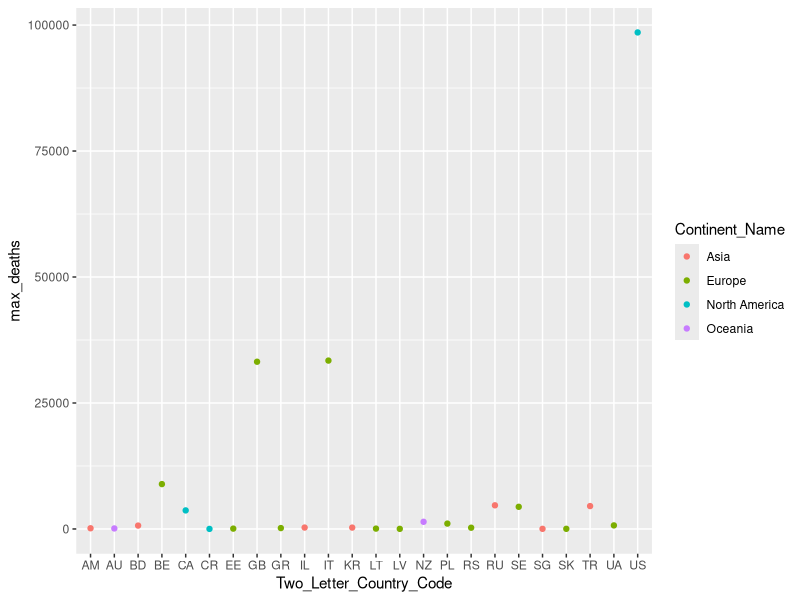

This figure's R source:
library(tidyverse)
library(ggplot2)

covid_df <- read_csv("COVIDTrends/covid19.csv")

dim(covid_df)

vector_cols <- colnames(covid_df)

vector_cols

head(covid_df)

glimpse(covid_df)

covid_df_all_states <- covid_df %>% 
                       filter(Province_State == "All States") %>% 
                       select(!Province_State)

covid_df_all_states_cumulative <- covid_df_all_states %>%
                                  select(Date,
                                         Continent_Name,
                                         Two_Letter_Country_Code,
                                         positive,
                                         hospitalized,
                                         recovered,
                                         death,
                                         total_tested)

covid_df_all_states_daily <- covid_df_all_states %>% 
                             select(Date,
                                    Country_Region,
                                    active,
                                    hospitalizedCurr,
                                    daily_tested,
                                    daily_positive)

covid_df_all_states_cumulative_max <- covid_df_all_states_cumulative %>% 
    group_by(Continent_Name, Two_Letter_Country_Code) %>% 
    summarize(max_deaths = max(death)) %>% 
    filter(max_deaths > 0)

covid_df_all_states_cumulative_max

ggplot(covid_df_all_states_cumulative_max,
       aes(x = Two_Letter_Country_Code,
           y = max_deaths,
           color = Continent_Name)) +
    geom_point()

death_top_3 <- c("US", "IT", "GB")

covid_df_all_states_daily_sum <- covid_df_all_states_daily %>% 
    group_by(Country_Region) %>% 
    summarize(tested = sum(daily_tested),
              positive = sum(daily_positive),
              active = sum(active),
              hospitalized = sum (hospitalizedCurr)) %>% 
    arrange(desc(tested))

covid_df_all_states_daily_sum

covid_top_10 <- head(covid_df_all_states_daily_sum, 10)

countries <- covid_top_10$Country_Region
tested_cases <- covid_top_10$tested
positive_cases <- covid_top_10$positive
active_cases <-  covid_top_10$active
hospitalized_cases <-  covid_top_10$hospitalized

names(tested_cases) <- countries
names(positive_cases) <- countries
names(active_cases) <- countries
names(hospitalized_cases) <- countries

positive_cases/tested_cases

positive_tested_top_3 <- c("United Kingdom" = 0.11, "United States" = 0.10, "Turkey" = 0.08)

united_kingdom <- c(0.11, 1473672, 166909, 0, 0)
united_states <- c(0.10, 17282363, 1877179, 0, 0)
turkey <- c(0.08, 2031192, 163941, 2980960, 0)

covid_mat <- cbind(tested_cases, positive_cases, active_cases, hospitalized_cases)

population <- c(331002651, 145934462, 60461826, 1380004385, 84339067, 37742154, 67886011, 25499884, 32971854, 37846611)

covid_mat <- covid_mat * 100 / population

covid_mat

tested_cases_rank <- rank(covid_mat[,"tested_cases"])
positive_cases_rank <- rank(covid_mat[,"positive_cases"])
active_cases_rank <- rank(covid_mat[,"active_cases"])
hospitalized_cases_rank <- rank(covid_mat[,"hospitalized_cases"])

covid_mat_rank <- rbind(tested_cases_rank, 
                        positive_cases_rank, 
                        active_cases_rank, 
                        hospitalized_cases_rank)

print(covid_mat_rank)

covid_mat_rank_trimmed <- covid_mat_rank[-1, ]

aggregated_rankings <- colSums(covid_mat_rank_trimmed)

aggregated_rankings

best_effort_tested_cases_top_3 <- names(sort(covid_mat_rank["tested_cases_rank", ], decreasing = TRUE)[1:3])

most_affected_country <- names(which.max(aggregated_rankings))

least_affected_country <- names(which.min(aggregated_rankings))

question_list <- list(
    "Which countries have had the highest number of deaths due to COVID-19?",
    "Which countries have had the highest number of positive cases against the number of tests?",
    "Which countries have made the best effort in terms of the number of COVID-19 tests conducted related to their population?",
    "Which countries were ultimately the most and least affected related to their population?"
)

answer_list <- list(
    "Death" = death_top_3,
    "Positive tested cases" = positive_tested_top_3,
    "The best effort in test related to the population" = best_effort_tested_cases_top_3,
    "The most affected country related to its population" = most_affected_country,
    "The least affected country related to its population" = least_affected_country
)

dataframes_list <- list(covid_df, covid_df_all_states, covid_df_all_states_cumulative, covid_df_all_states_daily)
matrices_list <- list(covid_mat, covid_mat_rank)
vectors_list <- list(vector_cols, population, countries)

data_structure_list <- list(
    "Dataframes" = dataframes_list,
    "Matrices" = matrices_list,
    "Vectors" = vectors_list
)

covid_analysis_list <- list(
    "Questions" = question_list,
    "Answers" = answer_list,
    "Data Structures" = data_structure_list
)
